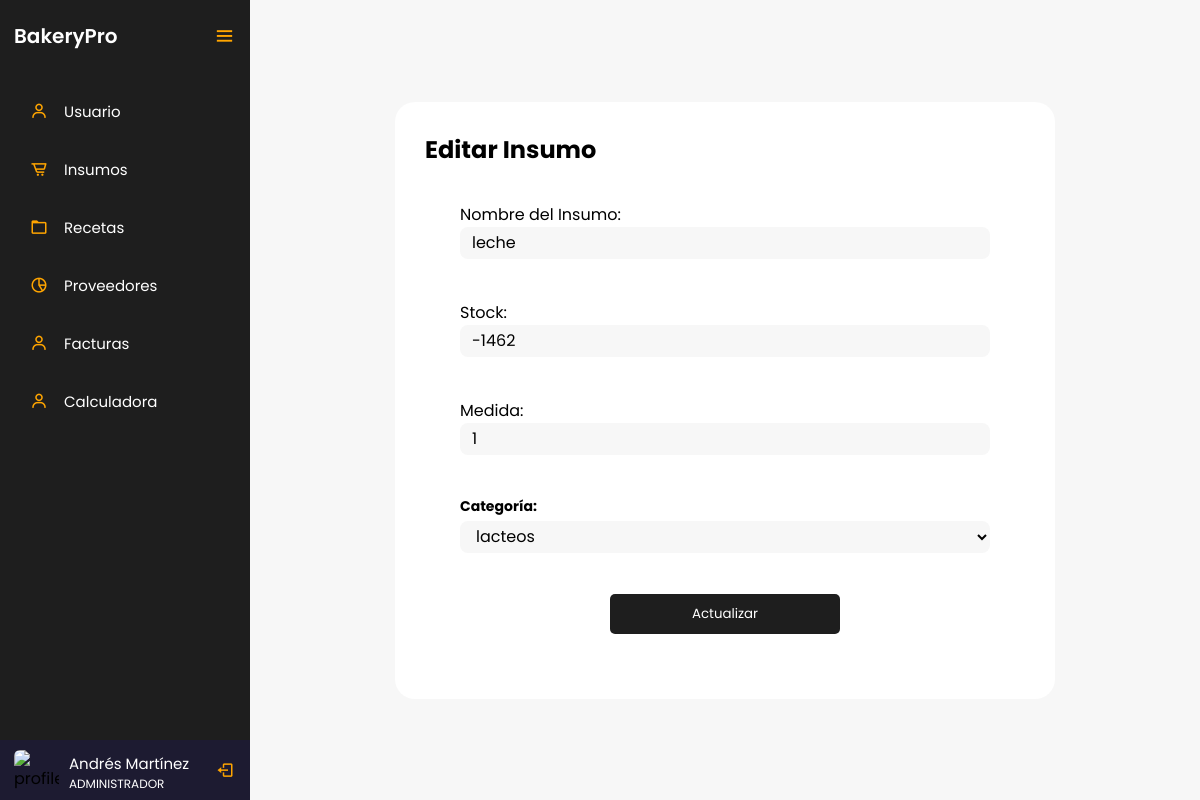
The app's page /controlador/Insumos/editar.php?idInsumo=8 (signed in) with its own data.
### tables this page shows
CREATE TABLE `tblusuario` (
  `IdUsuario` int(3) NOT NULL,
  `Nombres` varchar(20) NOT NULL,
  `Apellidos` varchar(20) NOT NULL,
  `IdRol` int(3) NOT NULL,
  `Cedula` decimal(10,0) NOT NULL,
  `Telefono` varchar(20) NOT NULL,
  `Password` varchar(10) NOT NULL
);

CREATE TABLE `tblroles` (
  `IdRol` int(3) NOT NULL,
  `Rol` varchar(20) NOT NULL
);

CREATE TABLE `tblinsumos` (
  `IdInsumo` int(3) NOT NULL,
  `NombreInsumo` varchar(30) NOT NULL,
  `Stock` decimal(5,0) NOT NULL,
  `IdUnidadMedida` int(3) NOT NULL,
  `IdCategoria` int(3) NOT NULL
);

CREATE TABLE `tblunidadesmedidas` (
  `IdUnidadMedida` int(3) NOT NULL,
  `medida` varchar(20) NOT NULL
);

### controlador/Insumos/editar.php (the view, shortened to what this page needs)
<?php
    $servername = "localhost";
    $username = "root";
    $password = "";
    $dbname = "bakerypro";
    $conexion = mysqli_connect($servername, $username, $password, $dbname);
    $cedula = $_SESSION['cedula'];
    $sql = "SELECT Nombres, Apellidos, Rol FROM tblusuario INNER JOIN tblroles ON tblusuario.IdRol = tblroles.IdRol WHERE Cedula = $cedula";
    $resultado = mysqli_query($conexion, $sql);
    if (mysqli_num_rows($resultado) > 0) {
        $fila = mysqli_fetch_assoc($resultado);
        $nombre = $fila["Nombres"] . " " . $fila["Apellidos"];
        $rol = $fila["Rol"];
    } else {
        $nombre = "Nombre de usuario";
        $rol = "Rol de usuario";
    }
?>
<!DOCTYPE html>
<html lang="en">
<head>
    <link href='https://unpkg.com/boxicons@2.0.7/css/boxicons.min.css' rel='stylesheet'>
    <link rel="stylesheet" href="../../vista/style/styles.css">
</head>
<body>
    <div class="sidebar open">
        <div class="logo-details">
            <a href="../../dashboard.php" class="logo_link">
                <span class="logo_name">BakeryPro</span>
            </a>
            <i class='bx bx-menu' id="btn" ></i>
        </div>
        <ul class="nav-list">
            <li>
                <a href="../../vista/html/usuarios.php">
                    <i class='bx bx-user' ></i>
                    <span class="links_name">Usuario</span>
                </a>
            </li>
            <li>
                <a href="../../vista/html/insumos.php">
                    <i class='bx bx-cart-alt' ></i>
                    <span class="links_name">Insumos</span>
                </a>
            </li>
            <li>
                <a href="../../vista/html/recetas.php">
                    <i class='bx bx-folder' ></i>
                    <span class="links_name">Recetas</span>
                </a>
            </li>
            <li>
                <a href="../../vista/html/proveedores.php">
                    <i class='bx bx-pie-chart-alt-2' ></i>
                    <span class="links_name">Proveedores</span>
                </a>
            </li>
            <li>
                <a href="../../vista/html/facturas.php">
                    <i class='bx bx-user' ></i>
                    <span class="links_name">Facturas</span>
                </a>
            </li>
            <li>
                <a href="../../vista/html/calculadora.php">
                    <i class='bx bx-user' ></i>
                    <span class="links_name">Calculadora</span>
                </a>
            </li>
            <li class="profile">
                <div class="profile-details">
                    <img src="profile.jpg" alt="profileImg">
                    <div class="name_job">
                        <div class="name"><?php echo $nombre; ?></div>
                        <div class="job"><?php echo $rol; ?></div>
                    </div>
                </div>
                <a href="../login/logout.php" id="log_out">
                    <i class='bx bx-log-out'></i>
                </a>
            </li>
        </ul>
    </div>
    <section class="home-section">
        <div class="container">
            <h2>Editar Insumo</h2>
            <?php
                include '../../modelo/conexion.php';
                if (isset($_GET['idInsumo'])) {
                    $idInsumo= $_GET['idInsumo'];
                    $sql = "SELECT * FROM tblinsumos INNER JOIN tblunidadesmedidas ON tblinsumos.IdUnidadMedida = tblunidadesmedidas.IdUnidadMedida WHERE IdInsumo=$idInsumo";
                    $resultado = $conexion->query($sql);
                    if ($resultado->num_rows > 0) {
                        $fila = $resultado->fetch_assoc();
                    } else {
                        echo "<p>No se encontraron resultados para el ID proporcionado.</p>";
                        exit;
                    }
                } else {
                    echo "<p>Ingrese un ID para realizar la consulta.</p>";
                    exit;
                }
            ?>
            <form action="actualizar.php" method="post" class="form">
                <label for="NombreInsumo">Nombre del Insumo:</label>
                <input type="text" name="NombreInsumo" value="<?php echo $fila['NombreInsumo']; ?>" class="input"><br>
                <label for="Stock">Stock:</label>
                <input type="text" name="Stock" value="<?php echo $fila['Stock']; ?>" class="input"><br>
                <label for="medida">Medida:</label>
                <input type="text" name="medida" value="<?php echo $fila['IdUnidadMedida']; ?>" class="input"><br>
                <?php
                    include '../../modelo/conexion.php';
                    $sql = "SELECT * FROM tblcategorias";
                    $result = $conexion->query($sql);
                    echo "<label for='categoria' class='label'>Categoría:</label>
                    <select name='idCategoria' id='categoria' class='input'>";
                    if ($result->num_rows > 0) {
                        while($row = $result->fetch_assoc()) {
                            echo "<option value='" . $row["IdCategoria"] . "'>" . $row["Categoria"] . "</option>";
                        }
                    } else {
                        echo "<option value=''>No hay categorías disponibles</option>";
                    }
                    echo "</select>";
                ?>
                <br>
                <input type="submit" value="Actualizar" class="btn">
            </form>
        </div>
    </section>
</body>
</html>

### vista/style/styles.css (style rules this page uses)
:root { --orange: #d4894c; --white_trasnparent: #232830; --very-light-pink: #C7C7C7; --text-input-field: #F7F7F7; --hospital-green: #bd1515; --sm: 14px; --md: 16px; --lg: 18px; --yellow: #ffa500; --black: #201e1c; --white: #ffffff; --official-black:#1e1e1e; --official-red:#ffa500; --background-white:#f7f7f7; --card-white:#ffffff; }
* { margin: 0; padding: 0; box-sizing: border-box; font-family: "Poppins" , sans-serif; }
.sidebar { position: fixed; left: 0; top: 0; height: 100%; width: 78px; background: var(--official-black); padding: 6px 14px; z-index: 99; transition: all 0.5s ease; }
.sidebar.open { width: 250px; }
.sidebar .logo-details { height: 60px; display: flex; align-items: center; position: relative; }
.sidebar .logo-details .logo_name { color: #fff; font-size: 20px; font-weight: 600; opacity: 0; transition: all 0.5s ease; }
.sidebar.open .logo-details .icon, .sidebar.open .logo-details .logo_name { opacity: 1; }
.sidebar .logo-details #btn { position: absolute; top: 50%; right: 0; transform: translateY(-50%); font-size: 22px; transition: all 0.4s ease; font-size: 23px; text-align: center; cursor: pointer; transition: all 0.5s ease; }
.sidebar.open .logo-details #btn { text-align: right; }
.sidebar i { color: var(--official-red); height: 60px; min-width: 50px; font-size: 28px; text-align: center; line-height: 60px; }
.sidebar .nav-list { margin-top: 20px; height: 100%; }
.sidebar li { position: relative; margin: 8px 0; list-style: none; }
.sidebar li a { display: flex; height: 100%; width: 100%; border-radius: 12px; align-items: center; text-decoration: none; transition: all 0.4s ease; }
.sidebar li a .links_name { color: #fff; font-size: 15px; font-weight: 400; white-space: nowrap; opacity: 0; pointer-events: none; transition: 0.4s; }
.sidebar.open li a .links_name { opacity: 1; pointer-events: auto; }
.sidebar li i { height: 50px; line-height: 50px; font-size: 18px; border-radius: 12px; }
.sidebar li.profile { position: fixed; height: 60px; width: 78px; left: 0; bottom: -8px; padding: 10px 14px; background: #1d1b31; transition: all 0.5s ease; overflow: hidden; }
.sidebar.open li.profile { width: 250px; }
.sidebar li .profile-details { display: flex; align-items: center; flex-wrap: nowrap; }
.sidebar li img { height: 45px; width: 45px; object-fit: cover; border-radius: 6px; margin-right: 10px; }
.sidebar li.profile .name, .sidebar li.profile .job { font-size: 15px; font-weight: 400; color: #fff; white-space: nowrap; }
.sidebar li.profile .job { font-size: 12px; }
.sidebar .profile #log_out { position: absolute; top: 50%; right: 0; transform: translateY(-50%); background: #1d1b31; width: 100%; height: 60px; line-height: 60px; border-radius: 0px; transition: all 0.5s ease; }
.sidebar.open .profile #log_out { width: 50px; background: none; }
.logo_link { text-decoration: none; }
.home-section { position: relative; background: var(--background-white); min-height: 100vh; display: flex; top: 0; left: 78px; width: calc(100% - 78px); transition: all 0.5s ease; z-index: 2; justify-content: center; align-items: center; }
.sidebar.open ~ .home-section { left: 250px; width: calc(100% - 250px); }
.label { font-size: var(--sm); font-weight: bold; margin-bottom: 14px; }
.container { height: auto; background: var(--card-white); padding: 30px; border-radius: 20px; }
.form { display: flex; flex-direction: column; width: 600px; padding: 35px; }
.label { font-size: var(--sm); font-weight: bold; margin-bottom: 4px; }
.input { background-color: var(--text-input-field); border: none; border-radius: 8px; height: 32px; font-size: var(--md); padding: 6px 12px; width: 100%; margin-bottom: 16px; }
.btn { width: 230px; height: 40px; border: none; border-radius: 5px; transition: 1s; color: var(--white); background: var(--official-black); cursor: pointer; margin: 0 auto; }
a { text-decoration: none; color: black; }

### records on screen
tblusuario: nombre "Andrés Martínez", IdRol.Rol "ADMINISTRADOR"
tblinsumos: NombreInsumo "leche", Stock "-1462", medida "1"

### other values on screen
form field idCategoria "lacteos"
